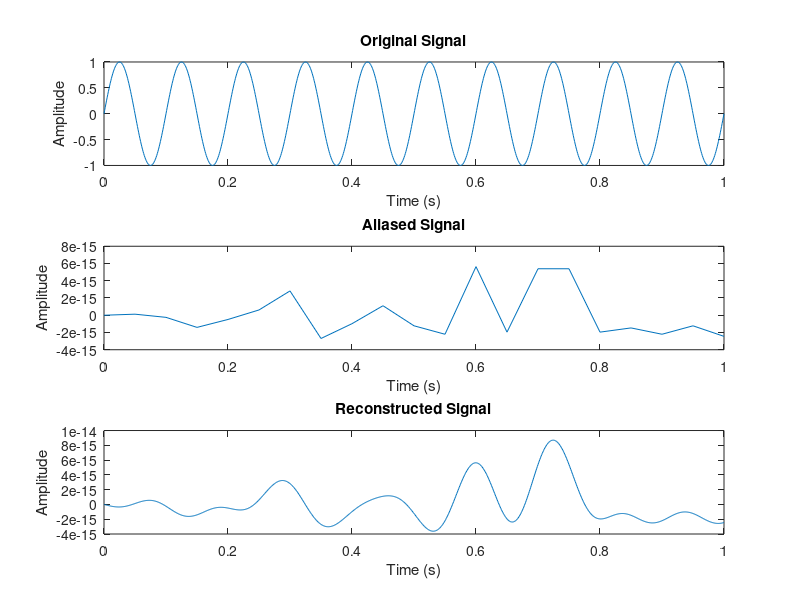

Reproduce this figure in MATLAB.
% Define the original signal parameters
fs_original = 1000;  % original sampling frequency
t_original = 0:1/fs_original:1;  % time vector
x_original = sin(2*pi*10*t_original);  % original signal

% Define the sampling frequency for aliasing
fs_aliasing = 20;  % sampling frequency for aliasing

% Sample the original signal at the aliasing frequency
t_aliasing = 0:1/fs_aliasing:1;
x_aliasing = sin(2*pi*10*t_aliasing);

% Plot the original and aliased signals
figure;
subplot(3,1,1);
plot(t_original, x_original);
xlabel('Time (s)');
ylabel('Amplitude');
title('Original Signal');

subplot(3,1,2);
plot(t_aliasing, x_aliasing);
xlabel('Time (s)');
ylabel('Amplitude');
title('Aliased Signal');

% Define the parameters for reconstruction
fs_reconstruction = 1000;  % sampling frequency for reconstruction
t_reconstruction = 0:1/fs_reconstruction:1;  % time vector

% Reconstruct the original signal using sinc interpolation
x_reconstruction = zeros(size(t_reconstruction));
for i = 1:length(t_reconstruction)
    x_reconstruction(i) = sum(x_aliasing .* sinc((t_reconstruction(i) - t_aliasing) * fs_aliasing));
end

% Plot the reconstructed signal
subplot(3,1,3);
plot(t_reconstruction, x_reconstruction);
xlabel('Time (s)');
ylabel('Amplitude');
title('Reconstructed Signal');
